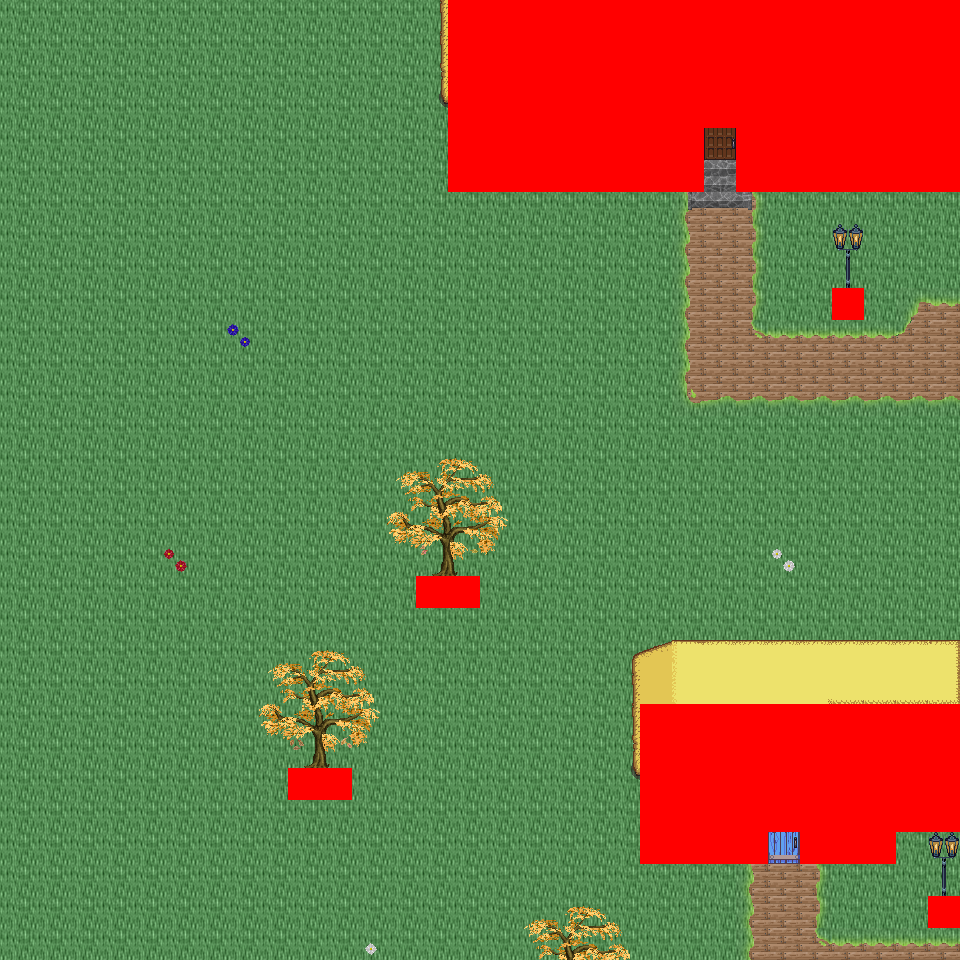

The image is a tile-based game level rendered from a .tmx file. Its description and source (layers, tilesets, objects; grid data summarised) follow:
An orthogonal 30x30 tile map with 32x32 px tiles, 6 tile layers (Ground, Object, Object2, Above, ...), 34 tilesets and 5 objects (5x mapExit).

<map version="1.0" orientation="orthogonal" renderorder="right-down" width="30" height="30" tilewidth="32" tileheight="32" nextobjectid="6">
  <tileset firstgid="1" name="tileset_logic_collision" tilewidth="32" tileheight="32" tilecount="1" columns="1">
    <image source="../drawable/tileset_logic_collision.png" width="32" height="32" />
  </tileset>
  <tileset firstgid="2" name="tileset_ground_ridge_earth_pale" tilewidth="32" tileheight="32" tilecount="96" columns="12">
    <image source="../drawable/tileset_ground_ridge_earth_pale.png" width="384" height="256" />
  </tileset>
  <tileset firstgid="98" name="tileset_ground_ridge_earth_dark" tilewidth="32" tileheight="32" tilecount="96" columns="12">
    <image source="../drawable/tileset_ground_ridge_earth_dark.png" width="384" height="256" />
  </tileset>
  <tileset firstgid="194" name="tileset_ground_ground" tilewidth="32" tileheight="32" tilecount="33" columns="3">
    <image source="../drawable/tileset_ground_ground.png" width="96" height="352" />
  </tileset>
  <tileset firstgid="227" name="tileset_building_castle" tilewidth="32" tileheight="32" tilecount="320" columns="20">
    <image source="../drawable/tileset_building_castle.png" width="640" height="512" />
  </tileset>
  <tileset firstgid="547" name="tileset_ground_grass_corners" tilewidth="32" tileheight="32" tilecount="24" columns="6">
    <image source="../drawable/tileset_ground_grass_corners.png" width="192" height="128" />
  </tileset>
  <tileset firstgid="571" name="tileset_ground_grass_edges" tilewidth="32" tileheight="32" tilecount="36" columns="12">
    <image source="../drawable/tileset_ground_grass_edges.png" width="384" height="96" />
  </tileset>
  <tileset firstgid="607" name="tileset_item_pot_barrels_1" tilewidth="32" tileheight="32" tilecount="8" columns="4">
    <image source="../drawable/tileset_item_pot_barrels_1.png" width="128" height="64" />
  </tileset>
  <tileset firstgid="615" name="tileset_item_weapon_cannon" tilewidth="32" tileheight="32" tilecount="12" columns="3">
    <image source="../drawable/tileset_item_weapon_cannon.png" width="96" height="128" />
  </tileset>
  <tileset firstgid="627" name="tileset_building_door_door" tilewidth="32" tileheight="32" tilecount="6" columns="3">
    <image source="../drawable/tileset_building_door_door.png" width="96" height="64" />
  </tileset>
  <tileset firstgid="633" name="tileset_building_door_closed" tilewidth="32" tileheight="32" tilecount="1" columns="1">
    <image source="../drawable/tileset_building_door_closed.png" width="32" height="32" />
  </tileset>
  <tileset firstgid="634" name="tileset_building_window_window_centered" tilewidth="32" tileheight="32" tilecount="1" columns="1">
    <image source="../drawable/tileset_building_window_window_centered.png" width="32" height="32" />
  </tileset>
  <tileset firstgid="635" name="tileset_building_decoration_chimney_big" tilewidth="32" tileheight="32" tilecount="2" columns="1">
    <image source="../drawable/tileset_building_decoration_chimney_big.png" width="32" height="64" />
  </tileset>
  <tileset firstgid="637" name="tileset_building_tan_building" tilewidth="32" tileheight="32" tilecount="24" columns="4">
    <image source="../drawable/tileset_building_tan_building.png" width="128" height="192" />
  </tileset>
  <tileset firstgid="661" name="tileset_building_museum" tilewidth="32" tileheight="32" tilecount="56" columns="7">
    <image source="../drawable/tileset_building_museum.png" width="224" height="256" />
  </tileset>
  <tileset firstgid="717" name="tileset_building_decoration_chimney" tilewidth="32" tileheight="32" tilecount="2" columns="1">
    <image source="../drawable/tileset_building_decoration_chimney.png" width="32" height="64" />
  </tileset>
  <tileset firstgid="719" name="tileset_plant_tree_fall_trees" tilewidth="32" tileheight="32" tilecount="40" columns="8">
    <image source="../drawable/tileset_plant_tree_fall_trees.png" width="256" height="160" />
  </tileset>
  <tileset firstgid="759" name="tileset_plant_leaves" tilewidth="32" tileheight="32" tilecount="8" columns="4">
    <image source="../drawable/tileset_plant_leaves.png" width="128" height="64" />
  </tileset>
  <tileset firstgid="767" name="tileset_plant_vine" tilewidth="32" tileheight="32" tilecount="3" columns="1">
    <image source="../drawable/tileset_plant_vine.png" width="32" height="96" />
  </tileset>
  <tileset firstgid="770" name="tileset_item_pot_pot_burgundy" tilewidth="32" tileheight="32" tilecount="1" columns="1">
    <image source="../drawable/tileset_item_pot_pot_burgundy.png" width="32" height="32" />
  </tileset>
  <tileset firstgid="771" name="tileset_building_stairs_stairs_grey" tilewidth="32" tileheight="32" tilecount="6" columns="3">
    <image source="../drawable/tileset_building_stairs_stairs_grey.png" width="96" height="64" />
  </tileset>
  <tileset firstgid="777" name="tileset_furniture_light_lamp_blue" tilewidth="32" tileheight="32" tilecount="3" columns="1">
    <image source="../drawable/tileset_furniture_light_lamp_blue.png" width="32" height="96" />
  </tileset>
  <tileset firstgid="780" name="tileset_light_dim_light_7x5" tilewidth="32" tileheight="32" tilecount="35" columns="7">
    <image source="../drawable/tileset_light_dim_light_7x5.png" width="224" height="160" />
  </tileset>
  <tileset firstgid="815" name="tileset_plant_flower_daisy_blue" tilewidth="32" tileheight="32" tilecount="8" columns="2">
    <image source="../drawable/tileset_plant_flower_daisy_blue.png" width="64" height="128" />
  </tileset>
  <tileset firstgid="823" name="tileset_plant_flower_daisy_red" tilewidth="32" tileheight="32" tilecount="8" columns="2">
    <image source="../drawable/tileset_plant_flower_daisy_red.png" width="64" height="128" />
  </tileset>
  <tileset firstgid="831" name="tileset_plant_flower_daisy_white" tilewidth="32" tileheight="32" tilecount="8" columns="2">
    <image source="../drawable/tileset_plant_flower_daisy_white.png" width="64" height="128" />
  </tileset>
  <tileset firstgid="839" name="tileset_plant_flower_daisy_yellow" tilewidth="32" tileheight="32" tilecount="8" columns="2">
    <image source="../drawable/tileset_plant_flower_daisy_yellow.png" width="64" height="128" />
  </tileset>
  <tileset firstgid="847" name="tileset_ground_ground_3" tilewidth="32" tileheight="32" tilecount="5" columns="5">
    <image source="../drawable/tileset_ground_ground_3.png" width="160" height="32" />
  </tileset>
  <tileset firstgid="852" name="tileset_building_cottage" tilewidth="32" tileheight="32" tilecount="256" columns="16">
    <image source="../drawable/tileset_building_cottage.png" width="512" height="512" />
  </tileset>
  <tileset firstgid="1108" name="tileset_building_roof_thatched_roof" tilewidth="32" tileheight="32" tilecount="256" columns="16">
    <image source="../drawable/tileset_building_roof_thatched_roof.png" width="512" height="512" />
  </tileset>
  <tileset firstgid="1364" name="tileset_building_door_doors" tilewidth="32" tileheight="32" tilecount="256" columns="16">
    <image source="../drawable/tileset_building_door_doors.png" width="512" height="512" />
  </tileset>
  <tileset firstgid="1620" name="tileset_building_window_windows" tilewidth="32" tileheight="32" tilecount="256" columns="16">
    <image source="../drawable/tileset_building_window_windows.png" width="512" height="512" />
  </tileset>
  <tileset firstgid="1876" name="tileset_logic_portal" tilewidth="32" tileheight="32" tilecount="24" columns="8">
    <image source="../drawable/tileset_logic_portal.png" width="256" height="96" />
  </tileset>
  <tileset firstgid="1900" name="tileset_building_decoration_banner" tilewidth="32" tileheight="32" tilecount="12" columns="1">
    <image source="../drawable/tileset_building_decoration_banner.png" width="32" height="384" />
  </tileset>
  <layer name="Ground" width="30" height="30">
    <data>[900 cells, 900 non-empty, 17 distinct tile ids]</data>
  </layer>
  <layer name="Object" width="30" height="30">
    <data>[900 cells, 136 non-empty, 37 distinct tile ids]</data>
  </layer>
  <layer name="Object2" width="30" height="30">
    <data>[900 cells, 36 non-empty, 22 distinct tile ids]</data>
  </layer>
  <layer name="Above" width="30" height="30">
    <data>[900 cells, 165 non-empty, 44 distinct tile ids]</data>
  </layer>
  <layer name="Above2" width="30" height="30">
    <data>[900 cells, 0 non-empty, 0 distinct tile ids]</data>
  </layer>
  <layer name="Walkable" width="30" height="30">
    <data>[900 cells, 147 non-empty, 1 distinct tile ids]</data>
  </layer>
  <objectgroup name="MapEvents">
    <object id="1" name="north" type="mapExit" x="0" y="0" width="448" height="32">
      <properties>
        <property name="map" value="level_0_x51_y61" />
        <property name="x" value="0" />
        <property name="y" value="28" />
      </properties>
    </object>
    <object id="2" name="south" type="mapExit" x="0" y="928" width="960" height="32">
      <properties>
        <property name="map" value="level_0_x51_y63" />
        <property name="x" value="0" />
        <property name="y" value="1" />
      </properties>
    </object>
    <object id="3" name="east" type="mapExit" x="928" y="192" width="32" height="512">
      <properties>
        <property name="map" value="level_0_x52_y62" />
        <property name="x" value="1" />
        <property name="y" value="6" />
      </properties>
    </object>
    <object id="4" name="east2" type="mapExit" x="928" y="832" width="32" height="64">
      <properties>
        <property name="map" value="level_0_x52_y62" />
        <property name="x" value="1" />
        <property name="y" value="26" />
      </properties>
    </object>
    <object id="5" name="east3" type="mapExit" x="928" y="928" width="32" height="32">
      <properties>
        <property name="map" value="level_0_x52_y62" />
        <property name="x" value="1" />
        <property name="y" value="29" />
      </properties>
    </object>
  </objectgroup>
</map>
